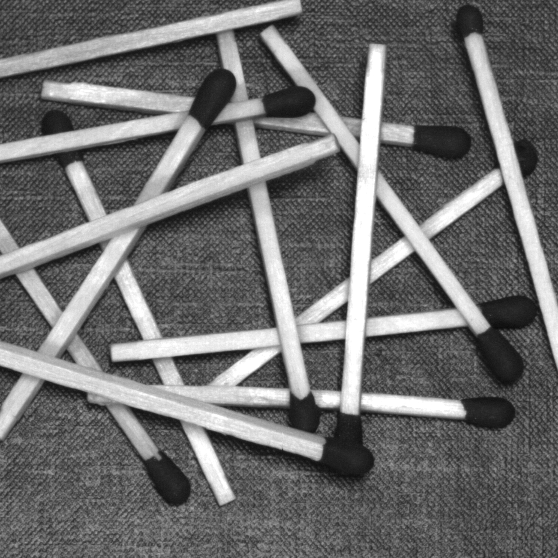
%> input picture Sem-5/Digital Image Processing/Assignment 3/stick1.tif, 558 x 558 px
$ octave A5.m   (GNU Octave 9; MATLAB toolbox functions it lacks are replaced by stand-ins)
%> lines starting %> are read from the running program, lines starting %| are printed output that depends on the picture
% 5. AND operation between two images.

i1 = imread("stick1.tif");
%> i1 is the input picture: size 558x558 uint8; min 11, max 255, mean 109.5
subplot(1,3,1);
imshow(i1);
title("Image1");

i2 = imread("stick2.tif");
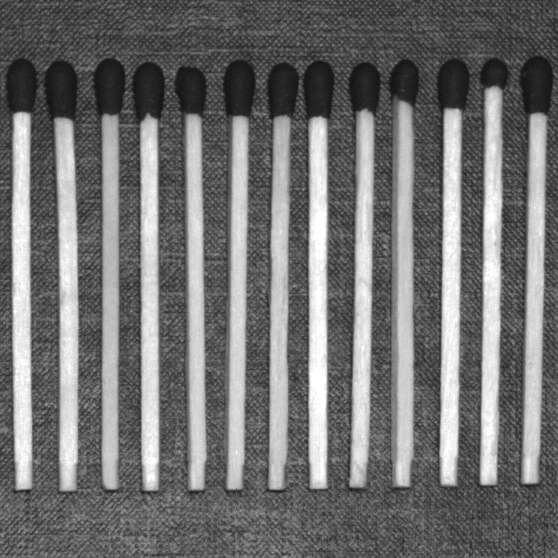
%> input picture Sem-5/Digital Image Processing/Assignment 3/stick2.tif, 558 x 558 px
%> i2 is the input picture: size 558x558 uint8; min 17, max 255, mean 112.9
subplot(1,3,2);
imshow(i2);
title("Image2");

i = bitand(i1,i2);
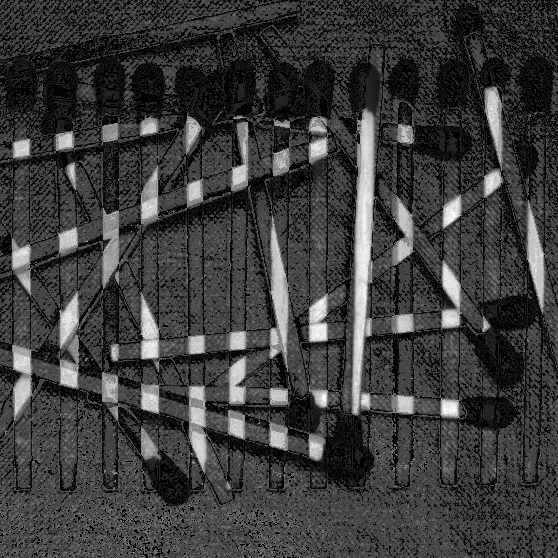
%> i: size 558x558 uint8; min 0, max 255, mean 60.7
subplot(1,3,3);
imshow(i);
title("Image1 & Image2");
